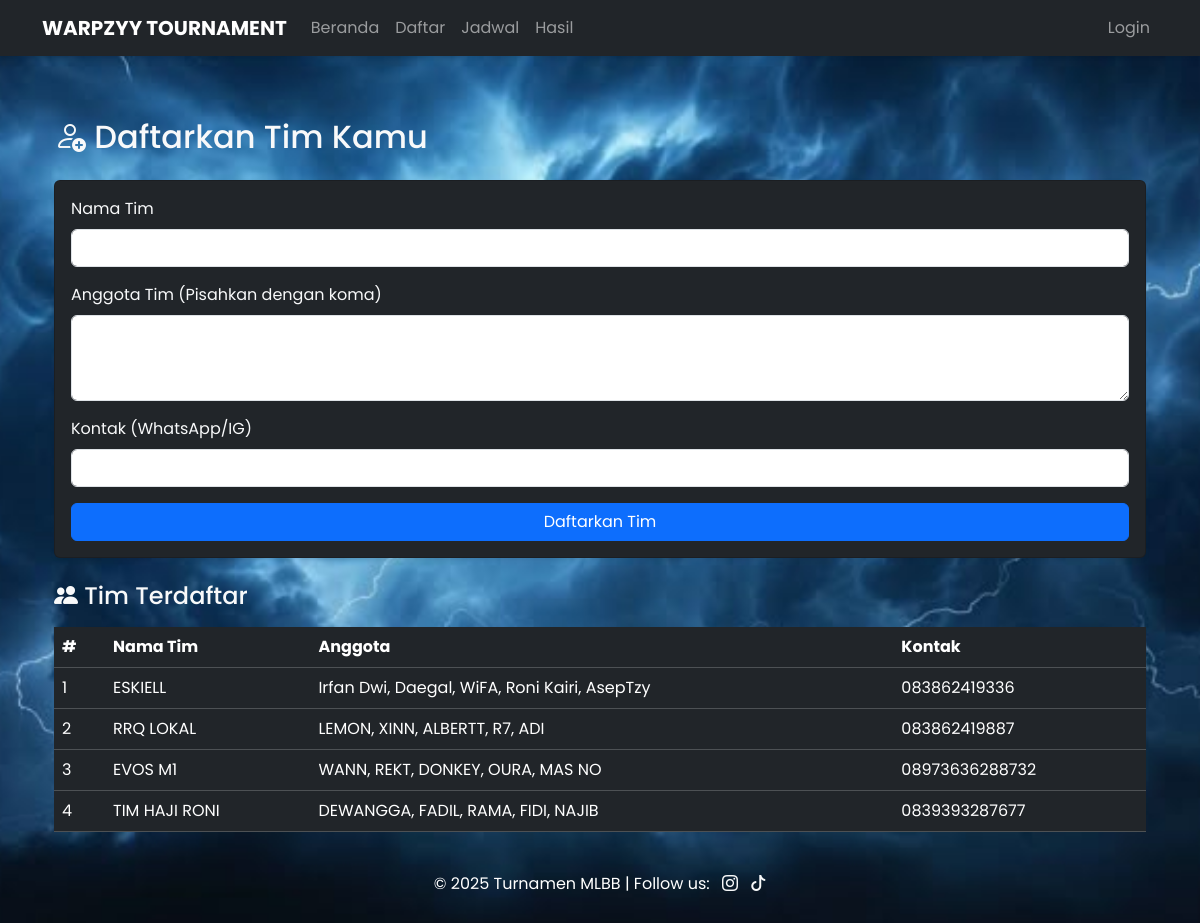
Page /daftar on the committed database.
### tables this page shows
CREATE TABLE tim (
            id INTEGER PRIMARY KEY AUTOINCREMENT,
            nama_tim TEXT NOT NULL,
            anggota TEXT NOT NULL,
            kontak TEXT NOT NULL
        );

### app.py (the view, shortened to what this page needs)
@app.route('/daftar', methods=['GET', 'POST'])
def daftar():
    conn = get_db_connection()
    daftar_tim = conn.execute('SELECT * FROM tim').fetchall()
    conn.close()
    return render_template('daftar.html', daftar_tim=daftar_tim)

### app.py (called while the page is built)
def get_db_connection():
    conn = sqlite3.connect('database.db')
    conn.row_factory = sqlite3.Row
    return conn

### templates/daftar.html (shortened to what this page needs)
{% extends 'base.html' %}
{% block content %}
<div class="container mt-5 text-light">
    <h2 class="mb-4"><i class="bi bi-person-add"></i> Daftarkan Tim Kamu</h2>
    <div class="card bg-dark text-light shadow-sm mb-4">
        <div class="card-body">
            <form method="POST">
                <div class="mb-3">
                    <label for="nama_tim" class="form-label">Nama Tim</label>
                    <input type="text" class="form-control" name="nama_tim" required>
                </div>
                <div class="mb-3">
                    <label for="anggota" class="form-label">Anggota Tim (Pisahkan dengan koma)</label>
                    <textarea class="form-control" name="anggota" rows="3" required></textarea>
                </div>
                <div class="mb-3">
                    <label for="kontak" class="form-label">Kontak (WhatsApp/IG)</label>
                    <input type="text" class="form-control" name="kontak" required>
                </div>
                <button type="submit" class="btn btn-primary w-100">Daftarkan Tim</button>
            </form>
        </div>
    </div>
    <h4 class="mb-3"><i class="bi bi-people-fill"></i> Tim Terdaftar</h4>
    <div class="table-responsive">
        <table class="table table-dark table-hover">
            <thead>
                <tr>
                    <th>#</th>
                    <th>Nama Tim</th>
                    <th>Anggota</th>
                    <th>Kontak</th>
                </tr>
            </thead>
            <tbody>
                {% for tim in daftar_tim %}
                <tr>
                    <td>{{ loop.index }}</td>
                    <td>{{ tim.nama_tim }}</td>
                    <td>{{ tim.anggota }}</td>
                    <td>{{ tim.kontak }}</td>
                </tr>
                {% else %}
                <tr>
                    <td colspan="4">Belum ada tim terdaftar.</td>
                </tr>
                {% endfor %}
            </tbody>
        </table>
    </div>
</div>
{% endblock %}

### static/style.css (style rules this page uses)
body { font-family: 'Poppins', sans-serif; background-color: #101820; color: #ffffff; }
body { min-height: 100vh; padding-bottom: 100px; background-color: #f8f9fa; }
body { background: url('/static/bg_awan.jpg') no-repeat center center fixed; background-size: cover; }
h1, h2, h3, .navbar-brand { font-weight: 700; }
.table th { background-color: #222; color: #fff; }
.card { transition: transform 0.3s ease, box-shadow 0.3s ease; }

### templates/base.html (style rules this page uses)
body { padding-top: 70px; background-color: #f8f9fa; }
body { padding-top: 70px; background-color: #0f0f0f; font-family: 'Poppins', sans-serif; }

### rows in the picture
tim: nama_tim "ESKIELL", anggota "Irfan Dwi, Daegal, WiFA, Roni Kairi, AsepTzy", kontak "083862419336"
tim: nama_tim "RRQ LOKAL", anggota "LEMON, XINN, ALBERTT, R7, ADI", kontak "083862419887"
tim: nama_tim "EVOS M1", anggota "WANN, REKT, DONKEY, OURA, MAS NO", kontak "08973636288732"
tim: nama_tim "TIM HAJI RONI", anggota "DEWANGGA, FADIL, RAMA, FIDI, NAJIB", kontak "0839393287677"
